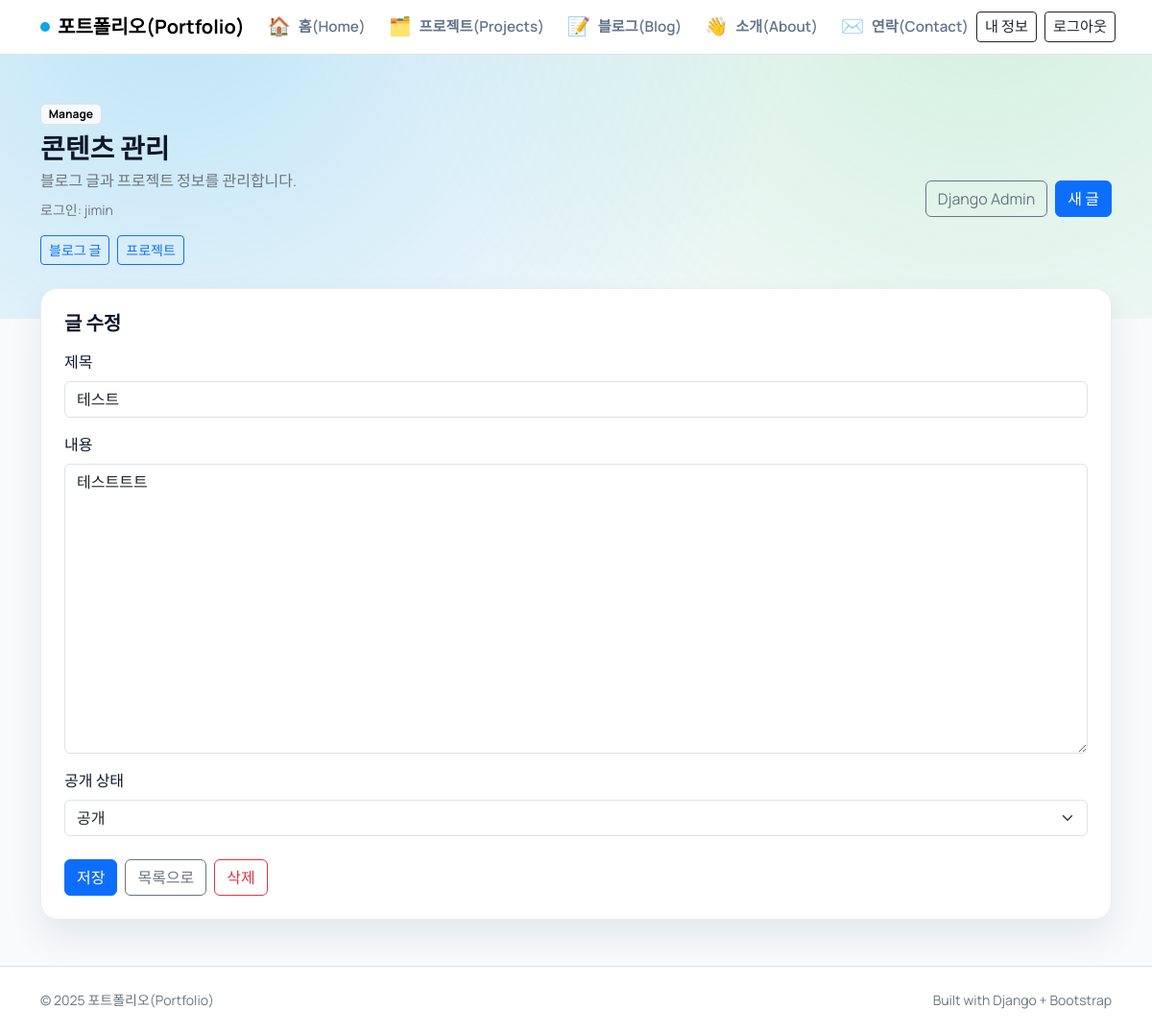
Page /manage/9/edit/ (signed in) on the committed database.
### blog/models.py (models this page shows, shortened)
class Post(models.Model):
    STATUS_DRAFT = "draft"
    STATUS_PUBLISHED = "published"
    STATUS_CHOICES = [
        (STATUS_DRAFT, "Draft"),
        (STATUS_PUBLISHED, "Published"),
    ]
    title = models.CharField(max_length=200)
    content = models.TextField()
    owner = models.ForeignKey(
        settings.AUTH_USER_MODEL,
        on_delete=models.CASCADE,
        related_name="posts",
        null=True,
        blank=True,
    )
    status = models.CharField(max_length=10, choices=STATUS_CHOICES, default=STATUS_PUBLISHED)
    created_at = models.DateTimeField(default=timezone.now)
    updated_at = models.DateTimeField(null=True, blank=True)

### blog/views.py (the view)
@login_required
def manage_post_edit(request, pk):
    post = get_object_or_404(Post, pk=pk, owner=request.user)
    if request.method == "POST":
        form = PostForm(request.POST, instance=post)
        if form.is_valid():
            form.save()
            messages.success(request, "글이 수정되었습니다.")
            return redirect("manage_post_list")
    else:
        form = PostForm(instance=post)
    return render(
        request, "blog/manage/post_form.html", {"form": form, "post": post, "is_edit": True}
    )

### blog/forms.py
class PostForm(forms.ModelForm):
    class Meta:
        model = Post
        fields = ["title", "content", "status"]
        labels = {
            "title": "제목",
            "content": "내용",
            "status": "공개 상태",
        }
        widgets = {
            "title": forms.TextInput(
                attrs={"class": "form-control", "placeholder": "제목을 입력하세요"}
            ),
            "content": forms.Textarea(
                attrs={"class": "form-control", "rows": 12, "placeholder": "본문을 입력하세요"}
            ),
            "status": forms.Select(attrs={"class": "form-select"}),
        }
    def __init__(self, *args, **kwargs):
        super().__init__(*args, **kwargs)
        self.fields["status"].choices = [
            (Post.STATUS_DRAFT, "비공개"),
            (Post.STATUS_PUBLISHED, "공개"),
        ]
        if not self.instance.pk:
            self.fields["status"].initial = Post.STATUS_DRAFT

### blog/templates/blog/manage/post_form.html (shortened to what this page needs)
{% extends "blog/manage/base.html" %}
{% block manage_content %}
<div class="surface p-4">
  <h2 class="h5 fw-bold mb-3">{% if is_edit %}글 수정{% else %}새 글 작성{% endif %}</h2>
  <form method="post">
    <div class="mb-3">
      <label class="form-label" for="{{ form.title.id_for_label }}">{{ form.title.label }}</label>
      {{ form.title }}
    </div>
    <div class="mb-3">
      <label class="form-label" for="{{ form.content.id_for_label }}">{{ form.content.label }}</label>
      {{ form.content }}
    </div>
    <div class="mb-4">
      <label class="form-label" for="{{ form.status.id_for_label }}">{{ form.status.label }}</label>
      {{ form.status }}
    </div>
    <div class="d-flex flex-wrap gap-2">
      <button class="btn btn-primary" type="submit">저장</button>
      <a class="btn btn-outline-secondary" href="{% url 'manage_post_list' %}">목록으로</a>
      {% if is_edit %}
        <a class="btn btn-outline-danger" href="{% url 'manage_post_delete' post.pk %}">삭제</a>
      {% endif %}
    </div>
  </form>
</div>
{% endblock %}

### blog/templates/blog/manage/base.html (shortened to what this page needs)
{% extends "blog/base.html" %}
{% block content %}
<section class="mb-4 fade-up">
  <span class="badge text-bg-light border mb-2">Manage</span>
  <div class="d-flex flex-wrap align-items-center justify-content-between gap-3">
    <div>
      <h1 class="h3 fw-bold mb-1">콘텐츠 관리</h1>
      <p class="text-secondary mb-0">블로그 글과 프로젝트 정보를 관리합니다.</p>
      <div class="small text-secondary mt-2">로그인: {{ request.user.username }}</div>
      <div class="d-flex flex-wrap gap-2 mt-3">
        <a class="btn btn-sm btn-outline-primary" href="{% url 'manage_post_list' %}">블로그 글</a>
        <a class="btn btn-sm btn-outline-primary" href="{% url 'manage_project_list' %}">프로젝트</a>
      </div>
    </div>
    <div class="d-flex flex-wrap gap-2">
      {% block manage_actions %}
        <a class="btn btn-outline-secondary" href="/admin/">Django Admin</a>
        <a class="btn btn-primary" href="{% url 'manage_post_create' %}">새 글</a>
      {% endblock %}
    </div>
  </div>
</section>
{% block manage_content %}{% endblock %}
{% endblock %}

### blog/templates/blog/base.html (style rules this page uses)
:root { --ink: #0f172a; --muted: #64748b; --accent: #0ea5e9; --accent-2: #22c55e; --surface: #ffffff; --border: rgba(15, 23, 42, 0.08); --radius: 18px; }
body { font-family: "Manrope", sans-serif; color: var(--ink); background: #f8fafc; min-height: 100vh; }
body::before { content: ""; position: fixed; inset: -10% 0 auto 0; height: 55vh; background: radial-gradient(circle at 15% 20%, rgba(14, 165, 233, 0.25), transparent 60%), radial-gradient(circle at 85% 15%, rgba(34, 197, 94, 0.18), transparent 55%); z-index: -1; }
.surface { background: var(--surface); border: 1px solid var(--border); border-radius: var(--radius); box-shadow: 0 18px 36px rgba(15, 23, 42, 0.08); }
.fade-up { animation: fadeUp 0.7s ease both; }

### rows in the picture
Post: title "테스트", content "테스트트트", status "공개"

### other values in the picture
{{ request.user.username }} "jimin"
